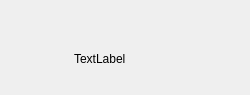
<?xml version="1.0" encoding="UTF-8"?>
<ui version="4.0">
 <class>ChattingContactItem</class>
 <widget class="QWidget" name="ChattingContactItem">
  <property name="geometry">
   <rect>
    <x>0</x>
    <y>0</y>
    <width>250</width>
    <height>95</height>
   </rect>
  </property>
  <property name="minimumSize">
   <size>
    <width>250</width>
    <height>20</height>
   </size>
  </property>
  <property name="maximumSize">
   <size>
    <width>250</width>
    <height>95</height>
   </size>
  </property>
  <property name="windowTitle">
   <string>Form</string>
  </property>
  <layout class="QVBoxLayout" name="verticalLayout">
   <property name="spacing">
    <number>0</number>
   </property>
   <property name="leftMargin">
    <number>0</number>
   </property>
   <property name="topMargin">
    <number>0</number>
   </property>
   <property name="rightMargin">
    <number>0</number>
   </property>
   <property name="bottomMargin">
    <number>0</number>
   </property>
   <item>
    <widget class="QWidget" name="group_zone" native="true">
     <property name="minimumSize">
      <size>
       <width>0</width>
       <height>20</height>
      </size>
     </property>
     <property name="maximumSize">
      <size>
       <width>16777215</width>
       <height>20</height>
      </size>
     </property>
     <layout class="QVBoxLayout" name="verticalLayout_2">
      <property name="spacing">
       <number>0</number>
      </property>
      <property name="leftMargin">
       <number>9</number>
      </property>
      <property name="topMargin">
       <number>0</number>
      </property>
      <property name="rightMargin">
       <number>0</number>
      </property>
      <property name="bottomMargin">
       <number>0</number>
      </property>
      <item>
       <widget class="QLabel" name="group_label">
        <property name="minimumSize">
         <size>
          <width>0</width>
          <height>20</height>
         </size>
        </property>
        <property name="maximumSize">
         <size>
          <width>16777215</width>
          <height>20</height>
         </size>
        </property>
        <property name="text">
         <string/>
        </property>
        <property name="alignment">
         <set>Qt::AlignmentFlag::AlignLeading|Qt::AlignmentFlag::AlignLeft|Qt::AlignmentFlag::AlignVCenter</set>
        </property>
       </widget>
      </item>
     </layout>
    </widget>
   </item>
   <item>
    <widget class="QWidget" name="contact_zone" native="true">
     <property name="minimumSize">
      <size>
       <width>0</width>
       <height>70</height>
      </size>
     </property>
     <property name="maximumSize">
      <size>
       <width>16777215</width>
       <height>70</height>
      </size>
     </property>
     <layout class="QHBoxLayout" name="horizontalLayout">
      <property name="spacing">
       <number>7</number>
      </property>
      <property name="leftMargin">
       <number>7</number>
      </property>
      <property name="topMargin">
       <number>7</number>
      </property>
      <property name="rightMargin">
       <number>7</number>
      </property>
      <property name="bottomMargin">
       <number>7</number>
      </property>
      <item>
       <widget class="QWidget" name="widget" native="true">
        <property name="minimumSize">
         <size>
          <width>60</width>
          <height>60</height>
         </size>
        </property>
        <property name="maximumSize">
         <size>
          <width>60</width>
          <height>60</height>
         </size>
        </property>
        <widget class="QLabel" name="avator_label">
         <property name="geometry">
          <rect>
           <x>12</x>
           <y>12</y>
           <width>40</width>
           <height>40</height>
          </rect>
         </property>
         <property name="text">
          <string/>
         </property>
        </widget>
        <widget class="QLabel" name="notification_label">
         <property name="geometry">
          <rect>
           <x>9</x>
           <y>10</y>
           <width>50</width>
           <height>50</height>
          </rect>
         </property>
         <property name="text">
          <string/>
         </property>
        </widget>
       </widget>
      </item>
      <item>
       <widget class="QLabel" name="display_label">
        <property name="minimumSize">
         <size>
          <width>0</width>
          <height>60</height>
         </size>
        </property>
        <property name="maximumSize">
         <size>
          <width>16777215</width>
          <height>60</height>
         </size>
        </property>
        <property name="text">
         <string>TextLabel</string>
        </property>
       </widget>
      </item>
     </layout>
    </widget>
   </item>
  </layout>
 </widget>
 <resources/>
 <connections/>
</ui>
